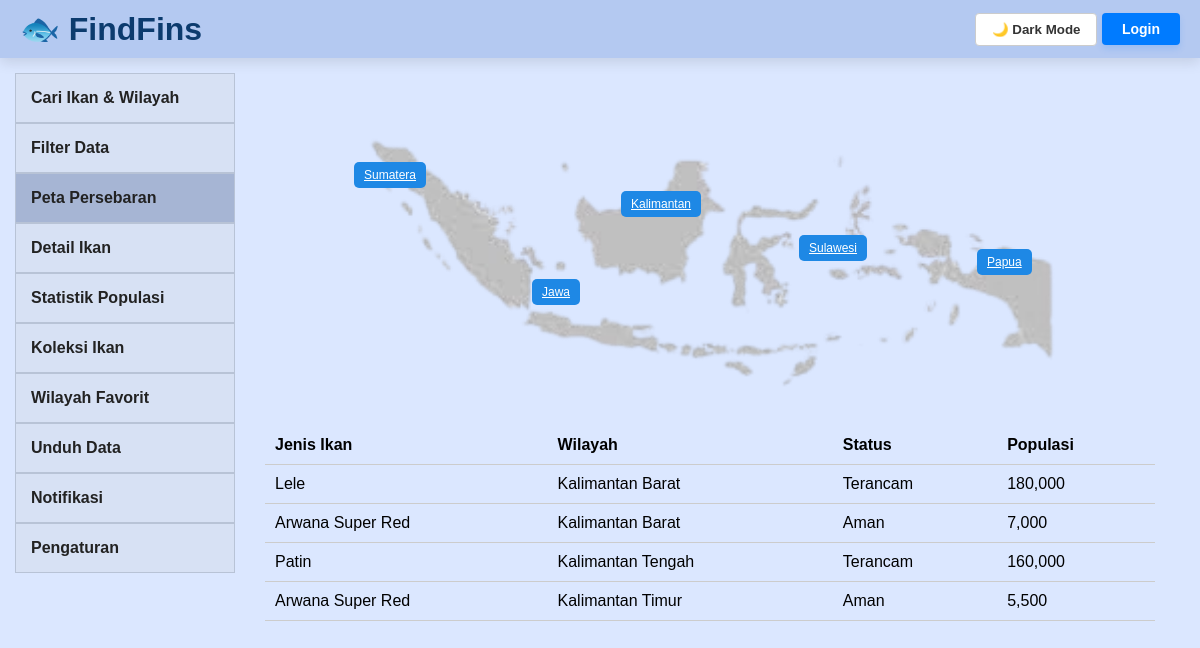
/pages/peta.php?island_id=3, run on the app's committed database.
### tables this page shows
CREATE TABLE MsFishGeo (
    geo_id      INT AUTO_INCREMENT PRIMARY KEY,
    fish_id     INT NOT NULL,
    island_id   INT NOT NULL,
    region_id   INT NOT NULL,
    population  INT DEFAULT 0,
    FOREIGN KEY (fish_id)   REFERENCES MsFishDetail(fish_id),
    FOREIGN KEY (island_id) REFERENCES MsIsland(island_id),
    FOREIGN KEY (region_id) REFERENCES MsRegion(region_id)
);

CREATE TABLE MsFishDetail (
    fish_id             INT AUTO_INCREMENT PRIMARY KEY,
    fish_name           VARCHAR(100) NOT NULL,
    phylum              VARCHAR(100) DEFAULT NULL,
    class_name          VARCHAR(100) DEFAULT NULL,
    order_name          VARCHAR(100) DEFAULT NULL,
    family              VARCHAR(100) DEFAULT NULL,
    genus               VARCHAR(100) DEFAULT NULL,
    habitat             VARCHAR(100) DEFAULT NULL,
    size_info           VARCHAR(150) DEFAULT NULL,
    food                VARCHAR(150) DEFAULT NULL,
    conservation_status enum('Aman','Rentan','Terancam','Kritis') DEFAULT 'Aman',
    fish_image          VARCHAR(255) DEFAULT NULL
);

CREATE TABLE MsRegion (
    region_id   INT AUTO_INCREMENT PRIMARY KEY,
    island_id   INT NOT NULL,
    region_name VARCHAR(100) NOT NULL,
    FOREIGN KEY (island_id) REFERENCES MsIsland(island_id)
);

### pages/peta.php (the view, shortened to what this page needs)
<?php
$currentPage = 'peta';
require_once "../config/db.php";
$islandId = $_GET['island_id'] ?? '';
$sql = "
SELECT
    f.fish_name,
    r.region_name,
    f.conservation_status,
    g.population
FROM MsFishDetail f
JOIN MsFishGeo g ON f.fish_id = g.fish_id
JOIN MsRegion r ON g.region_id = r.region_id
WHERE 1=1
";
if ($islandId != '') {
    $sql .= " AND r.island_id = " . intval($islandId);
}
$result = mysqli_query($conn, $sql);
?>
<!DOCTYPE html>
<html lang="id">
<head>
<link rel="stylesheet" href="../assets/css/peta.css">
</head>
<body>
    <div class="topbar">
        <div class="logo">
            <a href="../index.php">🐟 FindFins</a>
        </div>
        <div class="topbar-right">
            <button id="darkModeBtn">
            </button>
            <?php if (isset($_SESSION['username'])): ?>
                <span class="user-greeting">
                    Halo, <?= htmlspecialchars($_SESSION['username']) ?>
                </span>
            <?php else: ?>
                <a href="../login.php" class="btn-login">
                    Login
                </a>
            <?php endif; ?>
        </div>
    </div>
    <div class="page-container">
        <aside class="sidebar">
            <a href="search.php" class="<?= $currentPage == 'search' ? 'active' : '' ?>">Cari Ikan & Wilayah</a>
            <a href="filter.php" class="<?= $currentPage == 'filter' ? 'active' : '' ?>">Filter Data</a>
            <a href="peta.php" class="<?= $currentPage == 'peta' ? 'active' : '' ?>">Peta Persebaran</a>
            <a href="detail.php" class="<?= $currentPage == 'detail' ? 'active' : '' ?>">Detail Ikan</a>
            <a href="population.php" class="<?= $currentPage == 'population' ? 'active' : '' ?>">Statistik Populasi</a>
            <a href="collection.php" class="<?= $currentPage == 'collection' ? 'active' : '' ?>">Koleksi Ikan</a>
            <a href="favorite.php" class="<?= $currentPage == 'favorite' ? 'active' : '' ?>">Wilayah Favorit</a>
            <a href="download.php" class="<?= $currentPage == 'download' ? 'active' : '' ?>">Unduh Data</a>
            <a href="notification.php" class="<?= $currentPage == 'notification' ? 'active' : '' ?>">Notifikasi</a>
            <a href="setting.php" class="<?= $currentPage == 'setting' ? 'active' : '' ?>">Pengaturan</a>
        </aside>
        <div class="content">
            <div class="map-wrapper">
                <img src="../assets/img/petaindo.png" alt="Peta Indonesia">
                <a href="?island_id=1" class="island-btn" style="top:20%;left:10%;">Sumatera</a>
                <a href="?island_id=2" class="island-btn" style="top:60%;left:30%;">Jawa</a>
                <a href="?island_id=3" class="island-btn" style="top:30%;left:40%;">Kalimantan</a>
                <a href="?island_id=4" class="island-btn" style="top:45%;left:60%;">Sulawesi</a>
                <a href="?island_id=5" class="island-btn" style="top:50%;left:80%;">Papua</a>
            </div>
            <div class="table-wrapper">
                <table>
                    <thead>
                        <tr>
                            <th>Jenis Ikan</th>
                            <th>Wilayah</th>
                            <th>Status</th>
                            <th>Populasi</th>
                        </tr>
                    </thead>
                    <tbody>
                        <?php while($row = mysqli_fetch_assoc($result)): ?>
                        <tr>
                            <td><?= $row['fish_name'] ?></td>
                            <td><?= $row['region_name'] ?></td>
                            <td><?= $row['conservation_status'] ?></td>
                            <td><?= number_format($row['population']) ?></td>
                        </tr>
                        <?php endwhile; ?>
                    </tbody>
                </table>
            </div>
        </div>
    </div>
</body>
</html>

### assets/css/peta.css (style rules this page uses)
* { margin:0; padding:0; box-sizing:border-box; font-family:Arial, sans-serif; transition: background 0.3s ease, color 0.3s ease, border-color 0.3s ease, box-shadow 0.3s ease; }
body { background: #dbe7ff; font-family: Arial, sans-serif; color: #E5F0FF; transition: background 0.3s, color 0.3s; }
.page-container { display: flex; padding: 15px; }
.topbar { display: flex; justify-content: space-between; align-items: center; background: #b4c9f1; padding: 10px 20px; box-shadow: 0 5px 12px rgba(0, 0, 0, 0.1); }
.btn-login { display: inline-block; background-color: #007bff; color: white; text-decoration: none; padding: 8px 20px; border-radius: 4px; font-weight: bold; font-size: 14px; box-shadow: 0 4px 6px rgba(0, 123, 255, 0.15); transition: background-color 0.2s; }
.sidebar { width: 220px; }
.sidebar a { display: block; padding: 15px; text-decoration: none; color: #222; border: 1px solid #b8c3d6; background: #d7e1f4; font-weight: bold; }
.active { background: #A6B5D4 !important; }
.content { flex: 1; padding: 30px; }
.logo { font-size: 32px; font-weight: 800; color: #0c3b6e; }
.logo a { text-decoration: none; color: #0c3b6e; }
#darkModeBtn { background: #fff; color: #333; border: 1px solid #ccc; padding: 8px 16px; border-radius: 4px; cursor: pointer; font-weight: bold; }
.map-wrapper img { width: 100%; max-width: 700px; }
.island-btn { position: absolute; padding: 6px 10px; border: none; background: #1e88e5; color: white; cursor: pointer; border-radius: 5px; font-size: 12px; }
.table-wrapper { margin-top: 20px; }
table { width: 100%; border-collapse: collapse; }
th, td { padding: 10px; border-bottom: 1px solid #ccc; text-align: left; color: black; }
.map-wrapper { position: relative; text-align: center; margin-bottom: 30px; }

### data on the page
msfishgeo: fish.fish_name "Lele", region.region_name "Kalimantan Barat", fish.conservation_status "Terancam", population "180,000"
msfishgeo: fish.fish_name "Arwana Super Red", region.region_name "Kalimantan Barat", fish.conservation_status "Aman", population "7,000"
msfishgeo: fish.fish_name "Patin", region.region_name "Kalimantan Tengah", fish.conservation_status "Terancam", population "160,000"
msfishgeo: fish.fish_name "Arwana Super Red", region.region_name "Kalimantan Timur", fish.conservation_status "Aman", population "5,500"
